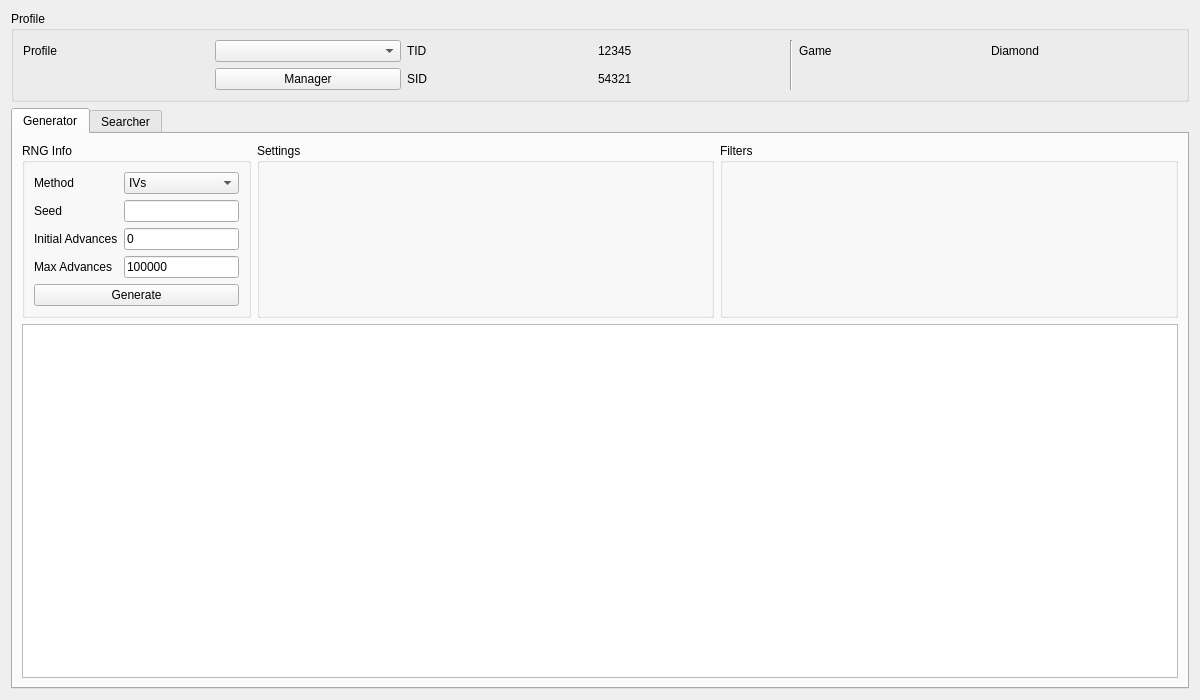
<?xml version="1.0" encoding="UTF-8"?>
<ui version="4.0">
 <class>Eggs4</class>
 <widget class="QWidget" name="Eggs4">
  <property name="geometry">
   <rect>
    <x>0</x>
    <y>0</y>
    <width>1200</width>
    <height>700</height>
   </rect>
  </property>
  <property name="minimumSize">
   <size>
    <width>1200</width>
    <height>700</height>
   </size>
  </property>
  <property name="windowTitle">
   <string>Gen 4 Eggs</string>
  </property>
  <layout class="QGridLayout" name="gridLayout_3">
   <item row="0" column="0">
    <widget class="QGroupBox" name="groupBoxProfile">
     <property name="title">
      <string>Profile</string>
     </property>
     <layout class="QGridLayout" name="gridLayout_6">
      <item row="0" column="5">
       <widget class="QLabel" name="labelProfileGame">
        <property name="text">
         <string>Game</string>
        </property>
       </widget>
      </item>
      <item row="1" column="3">
       <widget class="QLabel" name="labelProfileSIDValue">
        <property name="text">
         <string notr="true">54321</string>
        </property>
       </widget>
      </item>
      <item row="0" column="1">
       <widget class="QComboBox" name="comboBoxProfiles"/>
      </item>
      <item row="1" column="1">
       <widget class="QPushButton" name="pushButtonProfileManager">
        <property name="text">
         <string>Manager</string>
        </property>
       </widget>
      </item>
      <item row="0" column="3">
       <widget class="QLabel" name="labelProfileTIDValue">
        <property name="text">
         <string notr="true">12345</string>
        </property>
       </widget>
      </item>
      <item row="0" column="4" rowspan="2">
       <widget class="Line" name="line">
        <property name="orientation">
         <enum>Qt::Vertical</enum>
        </property>
       </widget>
      </item>
      <item row="0" column="0">
       <widget class="QLabel" name="labelProfile">
        <property name="text">
         <string>Profile</string>
        </property>
       </widget>
      </item>
      <item row="1" column="2">
       <widget class="QLabel" name="labelProfileSID">
        <property name="text">
         <string>SID</string>
        </property>
       </widget>
      </item>
      <item row="0" column="6">
       <widget class="QLabel" name="labelProfileGameValue">
        <property name="text">
         <string>Diamond</string>
        </property>
       </widget>
      </item>
      <item row="0" column="2">
       <widget class="QLabel" name="labelProfileTID">
        <property name="text">
         <string>TID</string>
        </property>
       </widget>
      </item>
     </layout>
    </widget>
   </item>
   <item row="1" column="0">
    <widget class="QTabWidget" name="tabEggSelection">
     <widget class="QWidget" name="tabGenerator">
      <attribute name="title">
       <string>Generator</string>
      </attribute>
      <layout class="QGridLayout" name="gridLayout_8">
       <item row="0" column="0">
        <widget class="QGroupBox" name="groupBoxGeneratorRNGInfo">
         <property name="sizePolicy">
          <sizepolicy hsizetype="Preferred" vsizetype="Preferred">
           <horstretch>1</horstretch>
           <verstretch>0</verstretch>
          </sizepolicy>
         </property>
         <property name="title">
          <string>RNG Info</string>
         </property>
         <layout class="QGridLayout" name="gridLayout_9">
          <item row="2" column="0">
           <widget class="QLabel" name="labelGeneratorInitialAdvances">
            <property name="text">
             <string>Initial Advances</string>
            </property>
           </widget>
          </item>
          <item row="2" column="1">
           <widget class="TextBox" name="textBoxGeneratorInitialAdvances">
            <property name="text">
             <string notr="true">0</string>
            </property>
            <property name="maxLength">
             <number>10</number>
            </property>
           </widget>
          </item>
          <item row="3" column="1">
           <widget class="TextBox" name="textBoxGeneratorMaxAdvances">
            <property name="text">
             <string notr="true">100000</string>
            </property>
            <property name="maxLength">
             <number>10</number>
            </property>
           </widget>
          </item>
          <item row="0" column="0">
           <widget class="QLabel" name="labelGeneratorMethod">
            <property name="text">
             <string>Method</string>
            </property>
           </widget>
          </item>
          <item row="1" column="0">
           <widget class="QLabel" name="labelGeneratorSeed">
            <property name="text">
             <string>Seed</string>
            </property>
           </widget>
          </item>
          <item row="3" column="0">
           <widget class="QLabel" name="labelGeneratorMaxAdvances">
            <property name="text">
             <string>Max Advances</string>
            </property>
           </widget>
          </item>
          <item row="0" column="1">
           <widget class="ComboBox" name="comboBoxGeneratorMethod">
            <item>
             <property name="text">
              <string>IVs</string>
             </property>
            </item>
            <item>
             <property name="text">
              <string>PID</string>
             </property>
            </item>
           </widget>
          </item>
          <item row="4" column="0" colspan="2">
           <widget class="QPushButton" name="pushButtonGenerate">
            <property name="text">
             <string>Generate</string>
            </property>
           </widget>
          </item>
          <item row="1" column="1">
           <widget class="TextBox" name="textBoxGeneratorSeed">
            <property name="text">
             <string notr="true"/>
            </property>
            <property name="maxLength">
             <number>8</number>
            </property>
           </widget>
          </item>
         </layout>
        </widget>
       </item>
       <item row="0" column="1">
        <widget class="QGroupBox" name="groupBoxGeneratorSettings">
         <property name="sizePolicy">
          <sizepolicy hsizetype="Preferred" vsizetype="Preferred">
           <horstretch>2</horstretch>
           <verstretch>0</verstretch>
          </sizepolicy>
         </property>
         <property name="title">
          <string>Settings</string>
         </property>
         <layout class="QGridLayout" name="gridLayout_5">
          <item row="0" column="0">
           <widget class="EggSettings" name="eggSettingsGenerator" native="true"/>
          </item>
         </layout>
        </widget>
       </item>
       <item row="0" column="2">
        <widget class="QGroupBox" name="groupBoxGeneratorFilters">
         <property name="sizePolicy">
          <sizepolicy hsizetype="Preferred" vsizetype="Preferred">
           <horstretch>2</horstretch>
           <verstretch>0</verstretch>
          </sizepolicy>
         </property>
         <property name="title">
          <string>Filters</string>
         </property>
         <layout class="QGridLayout" name="gridLayout_2">
          <item row="0" column="0" rowspan="3" colspan="2">
           <widget class="Filter" name="filterGenerator" native="true"/>
          </item>
         </layout>
        </widget>
       </item>
       <item row="1" column="0" colspan="3">
        <widget class="TableView" name="tableViewGenerator">
         <property name="contextMenuPolicy">
          <enum>Qt::CustomContextMenu</enum>
         </property>
         <attribute name="verticalHeaderVisible">
          <bool>false</bool>
         </attribute>
        </widget>
       </item>
      </layout>
     </widget>
     <widget class="QWidget" name="tabSearcher">
      <attribute name="title">
       <string>Searcher</string>
      </attribute>
      <layout class="QGridLayout" name="gridLayout_10">
       <item row="0" column="0">
        <widget class="QGroupBox" name="groupBoxSearcherRNGInfo">
         <property name="sizePolicy">
          <sizepolicy hsizetype="Preferred" vsizetype="Preferred">
           <horstretch>1</horstretch>
           <verstretch>0</verstretch>
          </sizepolicy>
         </property>
         <property name="title">
          <string>RNG Info</string>
         </property>
         <layout class="QGridLayout" name="gridLayout_7">
          <item row="4" column="0" colspan="4">
           <layout class="QHBoxLayout" name="horizontalLayout">
            <item>
             <widget class="QPushButton" name="pushButtonSearch">
              <property name="text">
               <string>Search</string>
              </property>
             </widget>
            </item>
            <item>
             <widget class="QPushButton" name="pushButtonCancel">
              <property name="text">
               <string>Cancel</string>
              </property>
             </widget>
            </item>
           </layout>
          </item>
          <item row="2" column="0">
           <widget class="QLabel" name="labelSearcherIVAdvance">
            <property name="text">
             <string>IV Advance</string>
            </property>
           </widget>
          </item>
          <item row="1" column="0">
           <widget class="QLabel" name="labelSearcherPIDState">
            <property name="text">
             <string>PID Advance</string>
            </property>
           </widget>
          </item>
          <item row="0" column="0">
           <widget class="QLabel" name="labelSearcherMethod">
            <property name="text">
             <string>Method</string>
            </property>
           </widget>
          </item>
          <item row="1" column="2">
           <widget class="TextBox" name="textBoxSearcherPIDMinAdvance">
            <property name="text">
             <string notr="true">0</string>
            </property>
            <property name="maxLength">
             <number>10</number>
            </property>
           </widget>
          </item>
          <item row="0" column="2" colspan="2">
           <widget class="ComboBox" name="comboBoxSearcherMethod">
            <item>
             <property name="text">
              <string>IVs</string>
             </property>
            </item>
            <item>
             <property name="text">
              <string>PID</string>
             </property>
            </item>
            <item>
             <property name="text">
              <string>Both</string>
             </property>
            </item>
           </widget>
          </item>
          <item row="3" column="3">
           <widget class="TextBox" name="textBoxSearcherMaxDelay">
            <property name="text">
             <string notr="true">2000</string>
            </property>
            <property name="maxLength">
             <number>10</number>
            </property>
           </widget>
          </item>
          <item row="2" column="2">
           <widget class="TextBox" name="textBoxSearcherIVMinAdvance">
            <property name="text">
             <string notr="true">0</string>
            </property>
            <property name="maxLength">
             <number>10</number>
            </property>
           </widget>
          </item>
          <item row="2" column="3">
           <widget class="TextBox" name="textBoxSearcherIVMaxAdvance">
            <property name="text">
             <string notr="true">100000</string>
            </property>
            <property name="maxLength">
             <number>10</number>
            </property>
           </widget>
          </item>
          <item row="3" column="2">
           <widget class="TextBox" name="textBoxSearcherMinDelay">
            <property name="text">
             <string notr="true">600</string>
            </property>
            <property name="maxLength">
             <number>10</number>
            </property>
           </widget>
          </item>
          <item row="1" column="3">
           <widget class="TextBox" name="textBoxSearcherPIDMaxAdvance">
            <property name="text">
             <string notr="true">30</string>
            </property>
            <property name="maxLength">
             <number>10</number>
            </property>
           </widget>
          </item>
          <item row="3" column="0">
           <widget class="QLabel" name="labelSearcherDelay">
            <property name="text">
             <string>Delay</string>
            </property>
           </widget>
          </item>
         </layout>
        </widget>
       </item>
       <item row="0" column="1">
        <widget class="QGroupBox" name="groupBox">
         <property name="sizePolicy">
          <sizepolicy hsizetype="Preferred" vsizetype="Preferred">
           <horstretch>2</horstretch>
           <verstretch>0</verstretch>
          </sizepolicy>
         </property>
         <property name="title">
          <string>Settings</string>
         </property>
         <layout class="QGridLayout" name="gridLayout">
          <item row="0" column="0">
           <widget class="EggSettings" name="eggSettingsSearcher" native="true"/>
          </item>
         </layout>
        </widget>
       </item>
       <item row="0" column="2">
        <widget class="QGroupBox" name="groupBoxGeneratorFilters_2">
         <property name="sizePolicy">
          <sizepolicy hsizetype="Preferred" vsizetype="Preferred">
           <horstretch>2</horstretch>
           <verstretch>0</verstretch>
          </sizepolicy>
         </property>
         <property name="title">
          <string>Filters</string>
         </property>
         <layout class="QGridLayout" name="gridLayout_4">
          <item row="0" column="0" rowspan="3" colspan="2">
           <widget class="Filter" name="filterSearcher" native="true"/>
          </item>
         </layout>
        </widget>
       </item>
       <item row="2" column="0" colspan="3">
        <widget class="TableView" name="tableViewSearcher">
         <property name="sizePolicy">
          <sizepolicy hsizetype="Expanding" vsizetype="Expanding">
           <horstretch>1</horstretch>
           <verstretch>0</verstretch>
          </sizepolicy>
         </property>
         <property name="contextMenuPolicy">
          <enum>Qt::CustomContextMenu</enum>
         </property>
         <attribute name="verticalHeaderVisible">
          <bool>false</bool>
         </attribute>
        </widget>
       </item>
       <item row="1" column="0" colspan="3">
        <widget class="QProgressBar" name="progressBar">
         <property name="value">
          <number>0</number>
         </property>
        </widget>
       </item>
      </layout>
     </widget>
    </widget>
   </item>
  </layout>
 </widget>
 <customwidgets>
  <customwidget>
   <class>TextBox</class>
   <extends>QLineEdit</extends>
   <header>Forms/Controls/TextBox.hpp</header>
  </customwidget>
  <customwidget>
   <class>TableView</class>
   <extends>QTableView</extends>
   <header>Forms/Controls/TableView.hpp</header>
  </customwidget>
  <customwidget>
   <class>ComboBox</class>
   <extends>QComboBox</extends>
   <header>Forms/Controls/ComboBox.hpp</header>
  </customwidget>
  <customwidget>
   <class>Filter</class>
   <extends>QWidget</extends>
   <header>Forms/Controls/Filter.hpp</header>
   <container>1</container>
  </customwidget>
  <customwidget>
   <class>EggSettings</class>
   <extends>QWidget</extends>
   <header>Forms/Controls/EggSettings.hpp</header>
   <container>1</container>
  </customwidget>
 </customwidgets>
 <tabstops>
  <tabstop>comboBoxProfiles</tabstop>
  <tabstop>pushButtonProfileManager</tabstop>
  <tabstop>tabEggSelection</tabstop>
  <tabstop>comboBoxGeneratorMethod</tabstop>
  <tabstop>textBoxGeneratorSeed</tabstop>
  <tabstop>textBoxGeneratorInitialAdvances</tabstop>
  <tabstop>textBoxGeneratorMaxAdvances</tabstop>
  <tabstop>pushButtonGenerate</tabstop>
  <tabstop>tableViewGenerator</tabstop>
  <tabstop>comboBoxSearcherMethod</tabstop>
  <tabstop>textBoxSearcherPIDMinAdvance</tabstop>
  <tabstop>textBoxSearcherPIDMaxAdvance</tabstop>
  <tabstop>textBoxSearcherIVMinAdvance</tabstop>
  <tabstop>textBoxSearcherIVMaxAdvance</tabstop>
  <tabstop>textBoxSearcherMinDelay</tabstop>
  <tabstop>textBoxSearcherMaxDelay</tabstop>
  <tabstop>pushButtonSearch</tabstop>
  <tabstop>pushButtonCancel</tabstop>
  <tabstop>tableViewSearcher</tabstop>
 </tabstops>
 <resources/>
 <connections/>
</ui>
